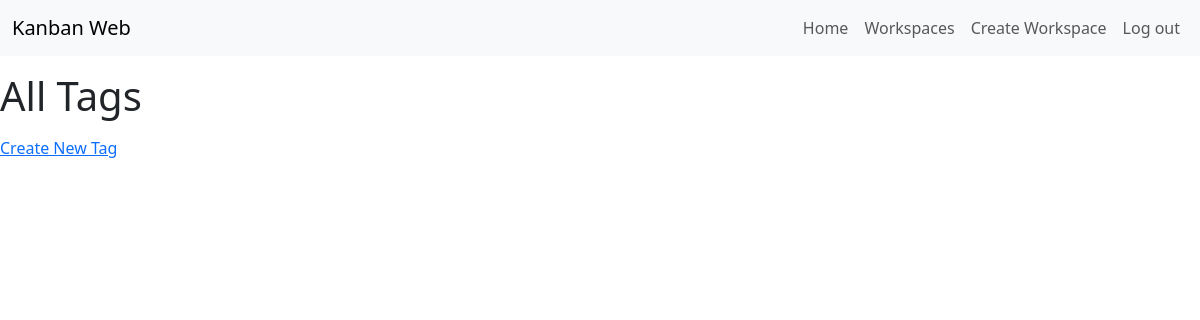
/tags/ (signed in), run on an earlier commit of the app's database.
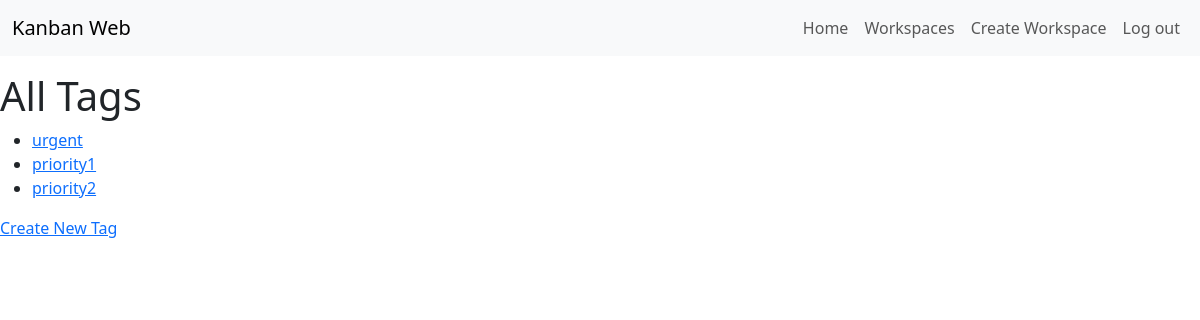
And on a later commit of the database.
### tasks/models.py (models this page shows, shortened)
class Tag(models.Model):
    name = models.CharField(max_length=50, unique=True)

### tasks/views.py (the view)
# urls.py: path('tags/', views.tags, name='tags'),  # Ruta para listar todas las etiquetas
@login_required
def tags(request):
    tags = Tag.objects.all()
    return render(request, 'tags.html', {'tags': tags})

### tasks/templates/tags.html
{% extends 'base.html' %}
{% block content %}
<h1>All Tags</h1>
<ul>
    {% for tag in tags %}
    <li>
        <a href="{% url 'filter_by_tag' tag.id %}">{{ tag.name }}</a>
    </li>
    {% endfor %}
</ul>
<a href="{% url 'create_tag' %}">Create New Tag</a>
{% endblock %}

### tasks/templates/base.html (shortened to what this page needs)
{% load socialaccount %}
<!DOCTYPE html>
{% load static %}
<html lang="en">
<head>
    <link rel="stylesheet" href="{% static 'main.css' %}">
    <link rel="stylesheet" href="https://cdn.jsdelivr.net/npm/bootstrap@5.3.3/dist/css/bootstrap.min.css">
    <link href="https://cdnjs.cloudflare.com/ajax/libs/select2/4.0.13/css/select2.min.css" rel="stylesheet" />
</head>
<body>
    <nav class="navbar navbar-expand-lg bg-body-tertiary">
        <div class="container-fluid">
          <a class="navbar-brand" href="#">Kanban Web</a>
          <div class="collapse navbar-collapse" id="navbarSupportedContent">
            <ul class="navbar-nav ms-auto mb-2 mb-lg-0">
                <li class="nav-item">
                    <a href="/" class="nav-link">Home</a>
                </li>
                {% if user.is_authenticated %}
                <li class="nav-item">
                    <a href="{% url 'workspaces' %}" class="nav-link">Workspaces</a>
                </li>
                <li class="nav-item">
                    <a href="{% url 'create_workspace' %}" class="nav-link">Create Workspace</a>
                </li>
                <li class="nav-item">
                    <a href="{% url 'logout' %}" class="nav-link">Log out</a>
                </li>
                {% endif %}
            </ul>
          </div>
        </div>
      </nav>
    {% block content %}
    {% endblock %}
</body>
</html>

What changed in the data, as far as the page shows it:
added Tag: name "urgent"
added Tag: name "priority1"
added Tag: name "priority2"
